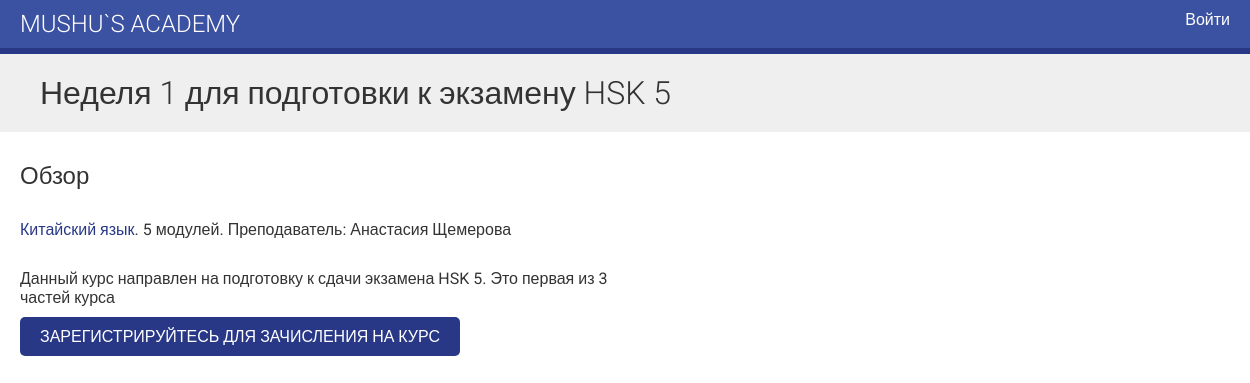
/course/week_1/, run on the app's committed database.
### courses/models.py (models this page shows, shortened)
class Course(models.Model):
    students = models.ManyToManyField(User,
                                      related_name='courses_joined',
                                      blank=True)
    owner = models.ForeignKey(User,
                              related_name='courses_created',
                              on_delete=models.CASCADE)
    subject = models.ForeignKey(Subject,
                                related_name='courses',
                                on_delete=models.CASCADE)
    title = models.CharField(max_length=200)
    slug = models.SlugField(max_length=200, unique=True)
    overview = models.TextField()
    created = models.DateTimeField(auto_now_add=True)
    class Meta:
        ordering = ['-created']

class Subject(models.Model):
    title = models.CharField(max_length=200)
    slug = models.SlugField(max_length=200, unique=True)
    class Meta:
        ordering = ['title']

### courses/views.py (the view)
class CourseDetailView(DetailView):
    model = Course
    template_name = 'courses/course/detail.html'
    def get_context_data(self, **kwargs):
        context = super().get_context_data(**kwargs)
        context['enroll_form'] = CourseEnrollForm(
            initial={'course': self.object})
        return context

### courses/templates/courses/course/detail.html (shortened to what this page needs)
{% extends "base.html" %}
{% block content %}
  {% with subject=object.subject %}
    <h1>
      {{ object.title }}
    </h1>
    <div class="module">
      <h2>Обзор</h2>
      <p>
        <a href="{% url "course_list_subject" subject.slug %}">
        {{ subject.title }}</a>.
        {{ object.modules.count }} модулей.
        Преподаватель: {{ object.owner.get_full_name }}
      </p>
      {{ object.overview|linebreaks }}
      {% if request.user.is_authenticated %}
        <form action="{% url "student_enroll_course" %}" method="post">
          {{ enroll_form }}
          {% csrf_token %}
          <input type="submit" value="Перейти к курсу">
        </form>
      {% else %}
        <a href="{% url "student_registration" %}" class="button">
          Зарегистрируйтесь для зачисления на курс
        </a>
      {% endif %}
    </div>
  {% endwith %}
{% endblock %}

### courses/static/css/base.css (style rules this page uses)
body { margin:0; font-family:'Roboto', sans-serif; font-weight:400; color:#333; }
a { color:#283887; text-decoration:none; }
h1, h2, h3, h4, h5, h6 { font-family:'Roboto', sans-serif; font-weight:300; }
h1 { background:#efefef; width:100%; overflow:auto; padding:20px 0 20px 40px; margin:0; }
.module { padding:10px 20px; float:left; width:600px; }
.module p { margin:10px 0 20px; width:100%; float:left; }
input[type=submit], a.button { border-radius:5px; background:#283887; color:#fff; font-size:16px; text-transform:uppercase; border:none; padding:10px 20px; margin:20px 0; }

### data on the page
Course: title "Неделя 1 для подготовки к экзамену HSK 5", modules.count "5", owner.get_full_name "Анастасия Щемерова", overview "Данный курс направлен на подготовку к сдачи экзамена HSK 5. Это первая из 3 частей курса"
Subject: title "Китайский язык"
